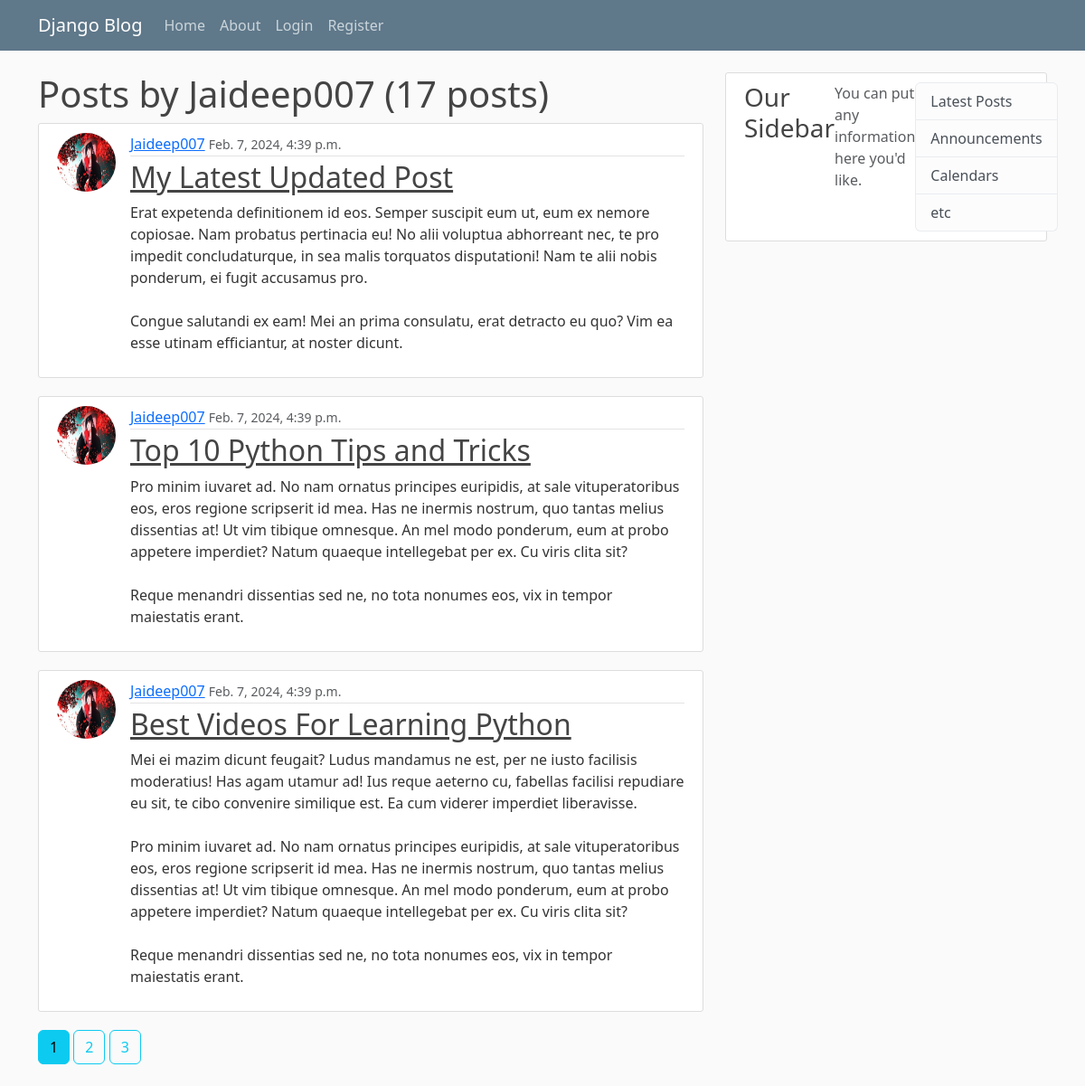
Page /user/Jaideep007 on the committed database.
### blogs/models.py (models this page shows, shortened)
class Post(models.Model):
    title = models.CharField(max_length = 100)
    content = models.TextField()
    date_posted = models.DateTimeField(default = timezone.now)
    author = models.ForeignKey(User , on_delete = models.CASCADE)

### users/models.py (models this page shows, shortened)
class Profile(models.Model):
    user = models.OneToOneField(User, on_delete=models.CASCADE)
    image = models.ImageField(default='default.jpg', upload_to='profile_pics')

### blogs/views.py (the view)
# urls.py: path('user/<str:username>' , UserPostListView.as_view() , name = 'user-posts'),
class UserPostListView(ListView):
    model = Post
    template_name = 'blogs/user_posts.html'
    context_object_name = 'posts'
    ordering = ['-date_posted']
    paginate_by = 3
    def get_queryset(self):
        user  = get_object_or_404(User , username = self.kwargs.get('username'))
        return Post.objects.filter(author = user).order_by('-date_posted')

### blogs/templates/blogs/user_posts.html (shortened to what this page needs)
{% extends 'blogs/base.html' %}
{% block content %}
<h1>Posts by {{view.kwargs.username}} ({{page_obj.paginator.count}} posts)</h1>
{% for post in posts %}
<article class="media content-section">
    <img class = "rounded-circle article-img"src="{{ post.author.profile.image.url }}" >
    <div class="media-body">
      <div class="article-metadata">
        <a class="mr-2" href="{% url 'user-posts' post.author.username %}">{{ post.author }}</a>
        <small class="text-muted">{{ post.date_posted }}</small>
      </div>
      <h2><a class="article-title" href="{% url 'post-detail' post.id %}">{{ post.title }}</a></h2>
      <p class="article-content">{{ post.content }}</p>
    </div>
  </article>
{% endfor %}
{% if is_paginated %}
  {% for num in page_obj.paginator.page_range %}
    {% if page_obj.number == num %}
      <a class="btn btn-info mb-4" href="?page={{num}}">{{num}}</a>
    {%elif num > page_obj.number|add:'-3' and num < page_obj.number|add:'3' %}
    <a class="btn btn-outline-info mb-4" href="?page={{num}}">{{num}}</a>
    {% endif %}
  {% endfor %}
{% endif %}
{% endblock content %}

### blogs/templates/blogs/base.html (shortened to what this page needs)
{% load static %}
<!DOCTYPE html>
<html lang="en">
<head>
    <link href="https://cdn.jsdelivr.net/npm/bootstrap@5.3.2/dist/css/bootstrap.min.css" rel="stylesheet">
    <link rel="stylesheet" href="{% static 'blogs/main.css' %}">
  </head>
</head>
<body>
  <header class="site-header">
    <nav class="navbar navbar-expand-md navbar-dark bg-steel fixed-top">
      <div class="container">
        <a class="navbar-brand mr-4" href="{% url 'blog-home' %}">Django Blog</a>
        <div class="collapse navbar-collapse" id="navbarToggle">
          <div class="navbar-nav mr-auto">
            <a class="nav-item nav-link" href="{% url 'blog-home' %}">Home</a>
            <a class="nav-item nav-link" href="{% url 'blog-about' %}">About</a>
          </div>
          <div class="navbar-nav">
            {% if user.is_authenticated %}
            <a class="nav-item nav-link" href="{% url 'post-create' %}">New Post</a>
              <form id = "logout-form" method="post" action="{% url 'user-logout' %}">
                {% csrf_token %}
                <button type="submit">logout</button>
              </form>
              <a class="nav-item nav-link" href="{% url 'user-profile' %}">Profile</a>
            {% else %}
              <a class="nav-item nav-link" href="{% url 'user-login' %}">Login</a>
              <a class="nav-item nav-link" href="{% url 'user-register' %}">Register</a>
            {% endif %}
          </div>
        </div>
      </div>
    </nav>
</header>
<main role="main" class="container">
  <div class="row">
      <div class="col-md-8">
      {% block content %}{% endblock %}
      </div>
      <div class="col-md-4">
      <div class="content-section">
          <h3>Our Sidebar</h3>
          <p class='text-muted'>You can put any information here you'd like.
          <ul class="list-group">
              <li class="list-group-item list-group-item-light">Latest Posts</li>
              <li class="list-group-item list-group-item-light">Announcements</li>
              <li class="list-group-item list-group-item-light">Calendars</li>
              <li class="list-group-item list-group-item-light">etc</li>
          </ul>
          </p>
      </div>
      </div>
  </div>
  </main>
</body>
</html>

### blogs/static/blogs/main.css (style rules this page uses)
body { background: #fafafa; color: #333333; margin-top: 5rem; }
h1, h2, h3, h4, h5, h6 { color: #444444; }
ul { margin: 0; }
.bg-steel { background-color: #5f788a; }
.site-header .navbar-nav .nav-link { color: #cbd5db; }
.content-section { background: #ffffff; padding: 10px 20px; border: 1px solid #dddddd; border-radius: 3px; margin-bottom: 20px; }
.article-title { color: #444444; }
.article-content { white-space: pre-line; }
.article-img { height: 65px; width: 65px; margin-right: 16px; }
.article-metadata { padding-bottom: 1px; margin-bottom: 4px; border-bottom: 1px solid #e3e3e3 }
.content-section { display: flex; }

### rows in the picture
Post: author.profile.image (picture), author "Jaideep007", date_posted "Feb. 7, 2024, 4:39 p.m.", title "My Latest Updated Post", content "Erat expetenda definitionem id eos. Semper suscipit eum ut, eum ex nemore copiosae. Nam probatus pertinacia eu! No alii voluptua abhorreant nec, te pro impedit concludaturque, in sea malis torquatos disputationi! Nam te alii nobis ponderum, ei fugit accusamus pro. Congue salutandi ex eam! Mei an prima consulatu, erat detracto eu quo? Vim ea esse utinam efficiantur, at noster dicunt."
Post: author.profile.image (picture), author "Jaideep007", date_posted "Feb. 7, 2024, 4:39 p.m.", title "Top 10 Python Tips and Tricks", content "Pro minim iuvaret ad. No nam ornatus principes euripidis, at sale vituperatoribus eos, eros regione scripserit id mea. Has ne inermis nostrum, quo tantas melius dissentias at! Ut vim tibique omnesque. An mel modo ponderum, eum at probo appetere imperdiet? Natum quaeque intellegebat per ex. Cu viris clita sit? Reque menandri dissentias sed ne, no tota nonumes eos, vix in tempor maiestatis erant."
Post: author.profile.image (picture), author "Jaideep007", date_posted "Feb. 7, 2024, 4:39 p.m.", title "Best Videos For Learning Python", content "Mei ei mazim dicunt feugait? Ludus mandamus ne est, per ne iusto facilisis moderatius! Has agam utamur ad! Ius reque aeterno cu, fabellas facilisi repudiare eu sit, te cibo convenire similique est. Ea cum viderer imperdiet liberavisse. Pro minim iuvaret ad. No nam ornatus principes euripidis, at sale vituperatoribus eos, eros regione scripserit id mea. Has ne inermis nostrum, quo tantas melius dissentias at! Ut vim tibique omnesque. An mel modo ponderum, eum at probo appetere imperdiet? Natum quaeque intellegebat per ex. Cu viris clita sit? Reque menandri dissentias sed ne, no tota nonumes eos, vix in tempor maiestatis erant."

### other values in the picture
{{ view.kwargs.username }} "Jaideep007"
{{ page_obj.paginator.count }} "17"
{{ num }} "1"
{{ num }} "2" "3"
